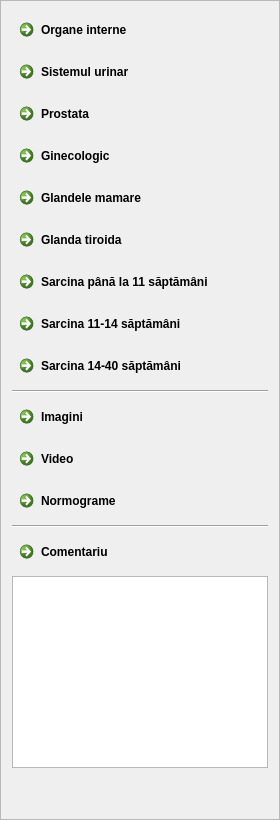
     <widget class="QFrame" name="frame_btn">
      <property name="frameShape">
       <enum>QFrame::StyledPanel</enum>
      </property>
      <property name="frameShadow">
       <enum>QFrame::Raised</enum>
      </property>
      <layout class="QVBoxLayout" name="verticalLayout">
       <item>
        <widget class="QCommandLinkButton" name="btnOrgansInternal">
         <property name="text">
          <string>Organe interne</string>
         </property>
         <property name="icon">
          <iconset resource="../resource.qrc">
           <normaloff>:/img/liver.png</normaloff>:/img/liver.png</iconset>
         </property>
        </widget>
       </item>
       <item>
        <widget class="QCommandLinkButton" name="btnUrinarySystem">
         <property name="text">
          <string>Sistemul urinar</string>
         </property>
         <property name="icon">
          <iconset resource="../resource.qrc">
           <normaloff>:/img/kidney.png</normaloff>:/img/kidney.png</iconset>
         </property>
        </widget>
       </item>
       <item>
        <widget class="QCommandLinkButton" name="btnProstate">
         <property name="text">
          <string>Prostata</string>
         </property>
         <property name="icon">
          <iconset resource="../resource.qrc">
           <normaloff>:/img/prostate.png</normaloff>:/img/prostate.png</iconset>
         </property>
        </widget>
       </item>
       <item>
        <widget class="QCommandLinkButton" name="btnGynecology">
         <property name="text">
          <string>Ginecologic</string>
         </property>
         <property name="icon">
          <iconset resource="../resource.qrc">
           <normaloff>:/img/pubis.png</normaloff>:/img/pubis.png</iconset>
         </property>
        </widget>
       </item>
       <item>
        <widget class="QCommandLinkButton" name="btnBreast">
         <property name="text">
          <string>Glandele mamare</string>
         </property>
         <property name="icon">
          <iconset resource="../resource.qrc">
           <normaloff>:/img/breast.png</normaloff>:/img/breast.png</iconset>
         </property>
        </widget>
       </item>
       <item>
        <widget class="QCommandLinkButton" name="btnThyroid">
         <property name="text">
          <string>Glanda tiroida</string>
         </property>
         <property name="icon">
          <iconset resource="../resource.qrc">
           <normaloff>:/img/thyroide.png</normaloff>:/img/thyroide.png</iconset>
         </property>
        </widget>
       </item>
       <item>
        <widget class="QCommandLinkButton" name="btnGestation0">
         <property name="text">
          <string>Sarcina până la 11 săptămâni</string>
         </property>
         <property name="icon">
          <iconset resource="../resource.qrc">
           <normaloff>:/img/pregnant0.png</normaloff>:/img/pregnant0.png</iconset>
         </property>
        </widget>
       </item>
       <item>
        <widget class="QCommandLinkButton" name="btnGestation1">
         <property name="text">
          <string>Sarcina 11-14 săptămâni</string>
         </property>
         <property name="icon">
          <iconset resource="../resource.qrc">
           <normaloff>:/img/pregnant1.png</normaloff>:/img/pregnant1.png</iconset>
         </property>
        </widget>
       </item>
       <item>
        <widget class="QCommandLinkButton" name="btnGestation2">
         <property name="text">
          <string>Sarcina 14-40 săptămâni</string>
         </property>
         <property name="icon">
          <iconset resource="../resource.qrc">
           <normaloff>:/img/pregnant2.png</normaloff>:/img/pregnant2.png</iconset>
         </property>
        </widget>
       </item>
       <item>
        <widget class="Line" name="line">
         <property name="orientation">
          <enum>Qt::Horizontal</enum>
         </property>
        </widget>
       </item>
       <item>
        <widget class="QCommandLinkButton" name="btnImages">
         <property name="text">
          <string>Imagini</string>
         </property>
         <property name="icon">
          <iconset resource="../resource.qrc">
           <normaloff>:/img/image-files.png</normaloff>:/img/image-files.png</iconset>
         </property>
        </widget>
       </item>
       <item>
        <widget class="QCommandLinkButton" name="btnVideo">
         <property name="text">
          <string>Video</string>
         </property>
         <property name="icon">
          <iconset resource="../resource.qrc">
           <normaloff>:/img/video.png</normaloff>:/img/video.png</iconset>
         </property>
        </widget>
       </item>
       <item>
        <widget class="QCommandLinkButton" name="btnNormograms">
         <property name="text">
          <string>Normograme</string>
         </property>
         <property name="icon">
          <iconset resource="../resource.qrc">
           <normaloff>:/img/normograma.png</normaloff>:/img/normograma.png</iconset>
         </property>
        </widget>
       </item>
       <item>
        <widget class="Line" name="line_3">
         <property name="orientation">
          <enum>Qt::Horizontal</enum>
         </property>
        </widget>
       </item>
       <item>
        <widget class="QCommandLinkButton" name="btnComment">
         <property name="text">
          <string>Comentariu</string>
         </property>
         <property name="icon">
          <iconset resource="../resource.qrc">
           <normaloff>:/img/comment.png</normaloff>:/img/comment.png</iconset>
         </property>
        </widget>
       </item>
       <item>
        <widget class="QPlainTextEdit" name="comment"/>
       </item>
       <item>
        <spacer name="verticalSpacer_7">
         <property name="orientation">
          <enum>Qt::Vertical</enum>
         </property>
         <property name="sizeHint" stdset="0">
          <size>
           <width>20</width>
           <height>40</height>
          </size>
         </property>
        </spacer>
       </item>
      </layout>
     </widget>
